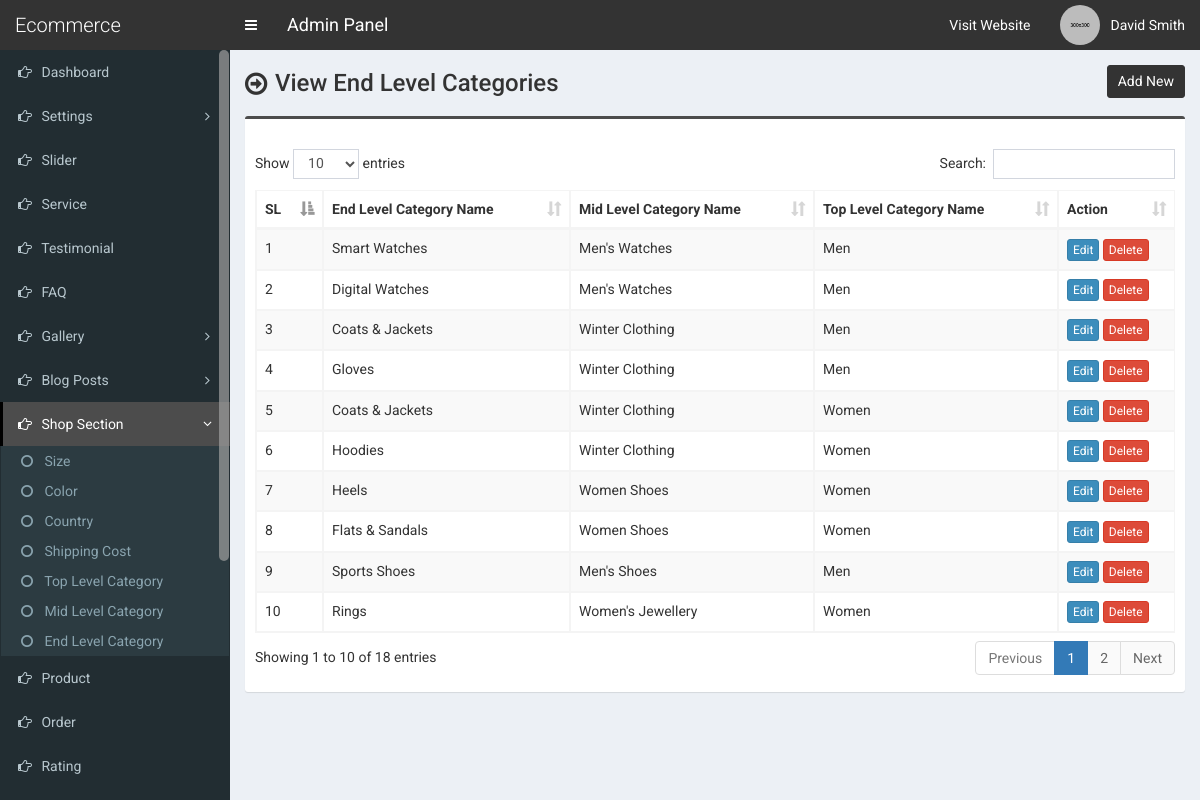
The app's page /admin/end-category.php (signed in) with its own data.
### tables this page shows
CREATE TABLE `tbl_end_category` (
  `ecat_id` int(11) NOT NULL,
  `ecat_name` varchar(255) NOT NULL,
  `mcat_id` int(11) NOT NULL
);

CREATE TABLE `tbl_mid_category` (
  `mcat_id` int(11) NOT NULL,
  `mcat_name` varchar(255) NOT NULL,
  `tcat_id` int(11) NOT NULL
);

CREATE TABLE `tbl_top_category` (
  `tcat_id` int(11) NOT NULL,
  `tcat_name` varchar(255) NOT NULL,
  `show_on_menu` int(1) NOT NULL
);

### admin/end-category.php (the view, shortened to what this page needs)
<?php require_once('header.php'); ?>
<section class="content-header">
	<div class="content-header-left">
		<h1>View End Level Categories</h1>
	</div>
	<div class="content-header-right">
		<a href="end-category-add.php" class="btn btn-primary btn-sm">Add New</a>
	</div>
</section>
<section class="content">
  <div class="row">
    <div class="col-md-12">
      <div class="box box-info">
        <div class="box-body table-responsive">
          <table id="example1" class="table table-bordered table-striped">
			<thead>
			    <tr>
			        <th>SL</th>
			        <th>End Level Category Name</th>
                    <th>Mid Level Category Name</th>
                    <th>Top Level Category Name</th>
			        <th>Action</th>
			    </tr>
			</thead>
            <tbody>
            	<?php
            	$i=0;
            	$statement = $pdo->prepare("SELECT *
                                    FROM tbl_end_category t1
                                    JOIN tbl_mid_category t2
                                    ON t1.mcat_id = t2.mcat_id
                                    JOIN tbl_top_category t3
                                    ON t2.tcat_id = t3.tcat_id
                                    ORDER BY t1.ecat_id DESC
                                    ");
            	$statement->execute();
            	$result = $statement->fetchAll(PDO::FETCH_ASSOC);
            	foreach ($result as $row) {
            		$i++;
            		?>
					<tr>
	                    <td><?php echo $i; ?></td>
	                    <td><?php echo $row['ecat_name']; ?></td>
                        <td><?php echo $row['mcat_name']; ?></td>
                        <td><?php echo $row['tcat_name']; ?></td>
	                    <td>
	                        <a href="end-category-edit.php?id=<?php echo $row['ecat_id']; ?>" class="btn btn-primary btn-xs">Edit</a>
	                        <a href="#" class="btn btn-danger btn-xs" data-href="end-category-delete.php?id=<?php echo $row['ecat_id']; ?>" data-toggle="modal" data-target="#confirm-delete">Delete</a>
	                    </td>
	                </tr>
            		<?php
            	}
            	?>
            </tbody>
          </table>
        </div>
      </div>
</section>
<?php require_once('footer.php'); ?>

### admin/css/style.css (style rules this page uses)
body { font-size: 14px; font-family: 'Roboto', sans-serif; }
.content-header>h1, .content-header .content-header-left h1 { font-family: 'Roboto', sans-serif; }
.box-info { padding-top: 20px; }
.content-header { overflow: hidden; }
.content-header .content-header-left { float: left; padding-top: 5px; }
.content-header .content-header-right { float: right; }
.content-header .content-header-left h1 { margin-top: 0; margin-bottom: 0; padding-left: 30px; padding-bottom: 5px; font-size: 24px; position: relative; }
.content-header .content-header-left h1:before { position: absolute; top: 0; left: 0; font-family: 'FontAwesome', sans-serif; font-size: 26px; content: '\f18e'; }
.content-header .content-header-right a { position: relative; font-size: 14px; }
.box.box-info { border-top-color: #4c4c4c; }
.content-header .content-header-right a { background-color: #333333; border-color: #333333; }

### records on screen
tbl_end_category: ecat_name "Smart Watches", mcat.mcat_name "Men's Watches", tbl_top_category.tcat_name "Men"
tbl_end_category: ecat_name "Digital Watches", mcat.mcat_name "Men's Watches", tbl_top_category.tcat_name "Men"
tbl_end_category: ecat_name "Coats & Jackets", mcat.mcat_name "Winter Clothing", tbl_top_category.tcat_name "Men"
tbl_end_category: ecat_name "Gloves", mcat.mcat_name "Winter Clothing", tbl_top_category.tcat_name "Men"
tbl_end_category: ecat_name "Coats & Jackets", mcat.mcat_name "Winter Clothing", tbl_top_category.tcat_name "Women"
tbl_end_category: ecat_name "Hoodies", mcat.mcat_name "Winter Clothing", tbl_top_category.tcat_name "Women"
tbl_end_category: ecat_name "Heels", mcat.mcat_name "Women Shoes", tbl_top_category.tcat_name "Women"
tbl_end_category: ecat_name "Flats & Sandals", mcat.mcat_name "Women Shoes", tbl_top_category.tcat_name "Women"
tbl_end_category: ecat_name "Sports Shoes", mcat.mcat_name "Men's Shoes", tbl_top_category.tcat_name "Men"
tbl_end_category: ecat_name "Rings", mcat.mcat_name "Women's Jewellery", tbl_top_category.tcat_name "Women"

### other values on screen
$_SESSION['user']['full_name'] "David Smith"
